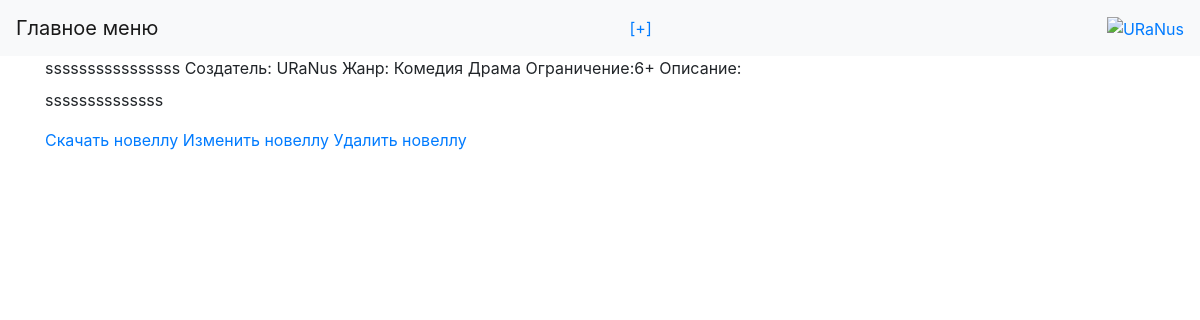
Page /novel_profile/14 (signed in) on the committed database.
### data/novels.py (models this page shows)
class Novel(SqlAlchemyBase):
    __tablename__ = 'novels'
    id = sqlalchemy.Column(sqlalchemy.Integer, primary_key=True, autoincrement=True)
    name = sqlalchemy.Column(sqlalchemy.String)
    description = sqlalchemy.Column(sqlalchemy.String)
    creation_date = sqlalchemy.Column(sqlalchemy.Date, default=datetime.date.today)
    archive_url = sqlalchemy.Column(sqlalchemy.String)
    user_id = sqlalchemy.Column(sqlalchemy.Integer, sqlalchemy.ForeignKey("users.id"))
    user = orm.relationship('User')
    age_limit_id = sqlalchemy.Column(sqlalchemy.Integer, sqlalchemy.ForeignKey("age_limits.id"))
    age_limit = orm.relationship('AgeLimit')
    novels_genres = orm.relationship('NovelGenre', back_populates='novel')

### data/users.py (models this page shows, shortened)
class User(SqlAlchemyBase):
    __tablename__ = 'users'
    id = sqlalchemy.Column(sqlalchemy.Integer, primary_key=True, autoincrement=True)
    username = sqlalchemy.Column(sqlalchemy.String)
    email = sqlalchemy.Column(sqlalchemy.String, unique=True)
    hashed_password = sqlalchemy.Column(sqlalchemy.String)
    avatar = sqlalchemy.Column(sqlalchemy.String)
    birth_date = sqlalchemy.Column(sqlalchemy.Date)
    modified_date = sqlalchemy.Column(sqlalchemy.DateTime, default=datetime.datetime.now)
    novels = orm.relationship('Novel', back_populates='user')

### data/genres.py (models this page shows)
class Genre(SqlAlchemyBase):
    __tablename__ = "genres"
    id = sqlalchemy.Column(sqlalchemy.Integer, primary_key=True, autoincrement=True)
    name = sqlalchemy.Column(sqlalchemy.String)
    description = sqlalchemy.Column(sqlalchemy.String)
    novels_genres = orm.relationship('NovelGenre', back_populates='genre')

### data/age_limits.py (models this page shows)
class AgeLimit(SqlAlchemyBase):
    __tablename__ = 'age_limits'
    id = sqlalchemy.Column(sqlalchemy.Integer, primary_key=True, autoincrement=True)
    name = sqlalchemy.Column(sqlalchemy.String)
    description = sqlalchemy.Column(sqlalchemy.String)
    novels = orm.relationship('Novel', back_populates='age_limit')

### main.py (the view)
@app.route('/novel_profile/<int:id_novel>')
def novel_profile(id_novel):
    db_sess = db_session.create_session()
    novel = db_sess.query(Novel).filter_by(id=id_novel).first()
    if novel is None:
        return redirect('/')
    novel_genres = db_sess.query(NovelGenre).filter_by(novel_id=id_novel).all()
    genres = [g.genre.name for g in novel_genres]
    param = {
        'title': "Прекрасная новелла",
        'name': novel.name,
        'creator': novel.user.username if novel.user else 'Неизвестно',
        'genres': genres,
        'age_limit': novel.age_limit.name,
        'desc': novel.description,
        'novel_id': novel.id,
        'novel_user_id': novel.user_id
    }
    if 'user_id' in session:
        user = db_sess.query(User).filter_by(id=session['user_id']).first()
        param['user'] = user
        param['username'] = user.username
        param['user_id'] = user.id
        clean_avatar = user.avatar.replace('\\', '/').replace('static', '')
        param['avatar'] = url_for('static', filename=clean_avatar)
    return render_template('novel_profile.html', **param)

### data/db_session.py (called while the page is built)
def create_session() -> Session:
    global __factory
    return __factory()

### templates/novel_profile.html
{% extends "base.html" %}
{% block content %}
    <label>{{name}}</label>
    <label>Создатель: {{creator}}</label>
    <label>Жанр: </label>
    {% for gen in genres%}
        {{gen}}
    {% endfor %}
    <label>Ограничение:{{age_limit}}</label>
    <label>Описание:</label>
    <p>{{desc}}</p>
    {% if user %}
    <a href="/download/{{novel_id}}">Скачать новеллу</a>
    {% endif %}
    {% if user_id == novel_user_id %}
    <a href="/edit_novel/{{novel_id}}">Изменить новеллу</a>
    <a href="/del_novel/{{novel_id}}">Удалить новеллу</a>
    {% endif %}
{% endblock %}

### rows in the picture
Novel: name "ssssssssssssssss", description "ssssssssssssss"
User: username "URaNus"
Genre: name "Комедия"
Genre: name "Драма"
AgeLimit: name "6+"
